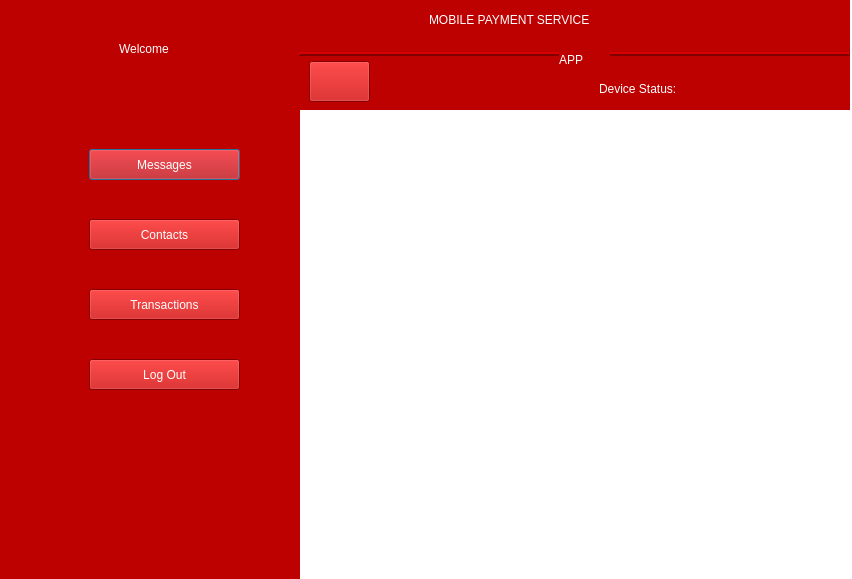
<?xml version="1.0" encoding="UTF-8"?>
<ui version="4.0">
 <class>Dialog</class>
 <widget class="QDialog" name="Dialog">
  <property name="geometry">
   <rect>
    <x>0</x>
    <y>0</y>
    <width>852</width>
    <height>579</height>
   </rect>
  </property>
  <property name="windowTitle">
   <string>Dialog</string>
  </property>
  <property name="layoutDirection">
   <enum>Qt::LeftToRight</enum>
  </property>
  <property name="styleSheet">
   <string notr="true">background-color: rgb(255, 255, 255);</string>
  </property>
  <property name="modal">
   <bool>false</bool>
  </property>
  <widget class="QWidget" name="widget" native="true">
   <property name="geometry">
    <rect>
     <x>-1</x>
     <y>-1</y>
     <width>301</width>
     <height>581</height>
    </rect>
   </property>
   <property name="styleSheet">
    <string notr="true">background-color: rgb(189, 0, 0);
color: rgb(255, 255, 255);</string>
   </property>
   <widget class="QLabel" name="label">
    <property name="geometry">
     <rect>
      <x>120</x>
      <y>40</y>
      <width>81</width>
      <height>20</height>
     </rect>
    </property>
    <property name="styleSheet">
     <string notr="true">font: 75 14pt &quot;MS Shell Dlg 2&quot;;</string>
    </property>
    <property name="text">
     <string>Welcome</string>
    </property>
   </widget>
   <widget class="QLabel" name="nmm">
    <property name="geometry">
     <rect>
      <x>60</x>
      <y>70</y>
      <width>201</width>
      <height>20</height>
     </rect>
    </property>
    <property name="styleSheet">
     <string notr="true">font: 75 13pt &quot;MS Shell Dlg 2&quot;;</string>
    </property>
    <property name="text">
     <string/>
    </property>
    <property name="alignment">
     <set>Qt::AlignCenter</set>
    </property>
   </widget>
   <widget class="QLabel" name="pnmm">
    <property name="geometry">
     <rect>
      <x>100</x>
      <y>110</y>
      <width>131</width>
      <height>20</height>
     </rect>
    </property>
    <property name="styleSheet">
     <string notr="true">font: 75 13pt &quot;MS Shell Dlg 2&quot;;</string>
    </property>
    <property name="text">
     <string/>
    </property>
    <property name="alignment">
     <set>Qt::AlignCenter</set>
    </property>
   </widget>
   <widget class="QLabel" name="label_5">
    <property name="geometry">
     <rect>
      <x>20</x>
      <y>140</y>
      <width>51</width>
      <height>41</height>
     </rect>
    </property>
    <property name="text">
     <string/>
    </property>
    <property name="pixmap">
     <pixmap>ICONS/icons8-group-message-48.png</pixmap>
    </property>
   </widget>
   <widget class="QLabel" name="label_11">
    <property name="geometry">
     <rect>
      <x>20</x>
      <y>280</y>
      <width>51</width>
      <height>41</height>
     </rect>
    </property>
    <property name="text">
     <string/>
    </property>
    <property name="pixmap">
     <pixmap>ICONS/icons8-euro-money-48.png</pixmap>
    </property>
   </widget>
   <widget class="QLabel" name="label_12">
    <property name="geometry">
     <rect>
      <x>20</x>
      <y>210</y>
      <width>51</width>
      <height>41</height>
     </rect>
    </property>
    <property name="text">
     <string/>
    </property>
    <property name="pixmap">
     <pixmap>ICONS/icons8-address-book-2-48.png</pixmap>
    </property>
   </widget>
   <widget class="QLabel" name="label_14">
    <property name="geometry">
     <rect>
      <x>20</x>
      <y>350</y>
      <width>51</width>
      <height>41</height>
     </rect>
    </property>
    <property name="text">
     <string/>
    </property>
    <property name="pixmap">
     <pixmap>ICONS/icons8-open-pane-48.png</pixmap>
    </property>
   </widget>
   <widget class="QPushButton" name="messages">
    <property name="geometry">
     <rect>
      <x>90</x>
      <y>150</y>
      <width>151</width>
      <height>31</height>
     </rect>
    </property>
    <property name="styleSheet">
     <string notr="true">font: 75 10pt &quot;Arial&quot;;</string>
    </property>
    <property name="text">
     <string>Messages</string>
    </property>
   </widget>
   <widget class="QPushButton" name="contacts">
    <property name="geometry">
     <rect>
      <x>90</x>
      <y>220</y>
      <width>151</width>
      <height>31</height>
     </rect>
    </property>
    <property name="styleSheet">
     <string notr="true">font: 75 10pt &quot;Arial&quot;;</string>
    </property>
    <property name="text">
     <string>Contacts</string>
    </property>
   </widget>
   <widget class="QPushButton" name="transaction">
    <property name="geometry">
     <rect>
      <x>90</x>
      <y>290</y>
      <width>151</width>
      <height>31</height>
     </rect>
    </property>
    <property name="styleSheet">
     <string notr="true">font: 75 10pt &quot;Arial&quot;;</string>
    </property>
    <property name="text">
     <string>Transactions</string>
    </property>
   </widget>
   <widget class="QPushButton" name="lgo">
    <property name="geometry">
     <rect>
      <x>90</x>
      <y>360</y>
      <width>151</width>
      <height>31</height>
     </rect>
    </property>
    <property name="styleSheet">
     <string notr="true">font: 75 10pt &quot;Arial&quot;;</string>
    </property>
    <property name="text">
     <string>Log Out</string>
    </property>
   </widget>
  </widget>
  <widget class="QFrame" name="frame">
   <property name="geometry">
    <rect>
     <x>299</x>
     <y>-1</y>
     <width>551</width>
     <height>111</height>
    </rect>
   </property>
   <property name="styleSheet">
    <string notr="true">background-color: rgb(189, 0, 0);
color: rgb(255, 255, 255);</string>
   </property>
   <property name="frameShape">
    <enum>QFrame::HLine</enum>
   </property>
   <property name="frameShadow">
    <enum>QFrame::Raised</enum>
   </property>
   <property name="lineWidth">
    <number>2</number>
   </property>
   <property name="midLineWidth">
    <number>0</number>
   </property>
   <widget class="QLabel" name="label_16">
    <property name="geometry">
     <rect>
      <x>260</x>
      <y>50</y>
      <width>51</width>
      <height>21</height>
     </rect>
    </property>
    <property name="styleSheet">
     <string notr="true">font: 75 18pt &quot;MS Shell Dlg 2&quot;;</string>
    </property>
    <property name="text">
     <string>APP</string>
    </property>
   </widget>
   <widget class="QLabel" name="label_15">
    <property name="geometry">
     <rect>
      <x>130</x>
      <y>10</y>
      <width>301</width>
      <height>21</height>
     </rect>
    </property>
    <property name="styleSheet">
     <string notr="true">font: 75 18pt &quot;MS Shell Dlg 2&quot;;</string>
    </property>
    <property name="text">
     <string>MOBILE PAYMENT SERVICE</string>
    </property>
   </widget>
   <widget class="QPushButton" name="hm">
    <property name="geometry">
     <rect>
      <x>10</x>
      <y>62</y>
      <width>61</width>
      <height>41</height>
     </rect>
    </property>
    <property name="text">
     <string/>
    </property>
    <property name="icon">
     <iconset>
      <normaloff>ICONS/icons8-exterior-48.png</normaloff>ICONS/icons8-exterior-48.png</iconset>
    </property>
    <property name="iconSize">
     <size>
      <width>40</width>
      <height>40</height>
     </size>
    </property>
   </widget>
   <widget class="QLabel" name="st">
    <property name="geometry">
     <rect>
      <x>410</x>
      <y>80</y>
      <width>111</width>
      <height>20</height>
     </rect>
    </property>
    <property name="styleSheet">
     <string notr="true">font: 75 12pt &quot;MS Shell Dlg 2&quot;;</string>
    </property>
    <property name="text">
     <string/>
    </property>
   </widget>
   <widget class="QLabel" name="label_2">
    <property name="geometry">
     <rect>
      <x>300</x>
      <y>80</y>
      <width>101</width>
      <height>20</height>
     </rect>
    </property>
    <property name="styleSheet">
     <string notr="true">font: 75 12pt &quot;MS Shell Dlg 2&quot;;</string>
    </property>
    <property name="text">
     <string>Device Status:</string>
    </property>
   </widget>
   <widget class="QLabel" name="sm">
    <property name="geometry">
     <rect>
      <x>80</x>
      <y>80</y>
      <width>111</width>
      <height>20</height>
     </rect>
    </property>
    <property name="styleSheet">
     <string notr="true">font: 75 11pt &quot;MS Shell Dlg 2&quot;;</string>
    </property>
    <property name="text">
     <string/>
    </property>
   </widget>
   <widget class="QLabel" name="smcd">
    <property name="geometry">
     <rect>
      <x>200</x>
      <y>80</y>
      <width>90</width>
      <height>20</height>
     </rect>
    </property>
    <property name="styleSheet">
     <string notr="true">font: 75 11pt &quot;MS Shell Dlg 2&quot;;</string>
    </property>
    <property name="text">
     <string/>
    </property>
   </widget>
  </widget>
 </widget>
 <resources/>
 <connections/>
</ui>
